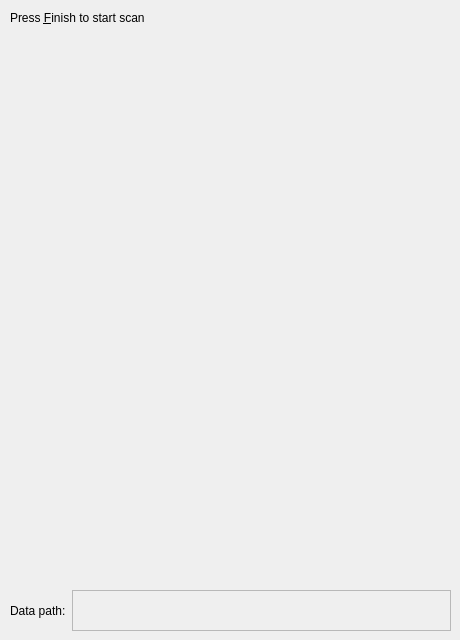
  <widget class="QWizardPage" name="finishPage">
   <property name="toolTip">
    <string>&lt;html&gt;&lt;head/&gt;&lt;body&gt;&lt;p&gt;DAQ Tool | ID09 - MS/XPD (Materials Science/X-ray Powder Diffraction) beamline&lt;/p&gt;&lt;/body&gt;&lt;/html&gt;</string>
   </property>
   <attribute name="pageId">
    <string notr="true">11</string>
   </attribute>
   <widget class="QLabel" name="finishLabel">
    <property name="geometry">
     <rect>
      <x>10</x>
      <y>10</y>
      <width>161</width>
      <height>16</height>
     </rect>
    </property>
    <property name="text">
     <string>&lt;html&gt;&lt;head/&gt;&lt;body&gt;&lt;p&gt;Press &lt;span style=&quot; text-decoration: underline;&quot;&gt;F&lt;/span&gt;inish to start scan&lt;/p&gt;&lt;/body&gt;&lt;/html&gt;</string>
    </property>
   </widget>
   <widget class="QWidget" name="gridLayoutWidget_5">
    <property name="geometry">
     <rect>
      <x>10</x>
      <y>590</y>
      <width>441</width>
      <height>41</height>
     </rect>
    </property>
    <layout class="QGridLayout" name="filePathLayout">
     <item row="0" column="0">
      <widget class="QLabel" name="fullFilePath">
       <property name="sizePolicy">
        <sizepolicy hsizetype="Fixed" vsizetype="Preferred">
         <horstretch>0</horstretch>
         <verstretch>0</verstretch>
        </sizepolicy>
       </property>
       <property name="text">
        <string>Data path:</string>
       </property>
      </widget>
     </item>
     <item row="0" column="1">
      <widget class="QLabel" name="filePath">
       <property name="font">
        <font>
         <pointsize>8</pointsize>
        </font>
       </property>
       <property name="cursor">
        <cursorShape>IBeamCursor</cursorShape>
       </property>
       <property name="toolTip">
        <string>Data Destination</string>
       </property>
       <property name="frameShape">
        <enum>QFrame::StyledPanel</enum>
       </property>
       <property name="text">
        <string/>
       </property>
       <property name="wordWrap">
        <bool>true</bool>
       </property>
      </widget>
     </item>
    </layout>
   </widget>
  </widget>
